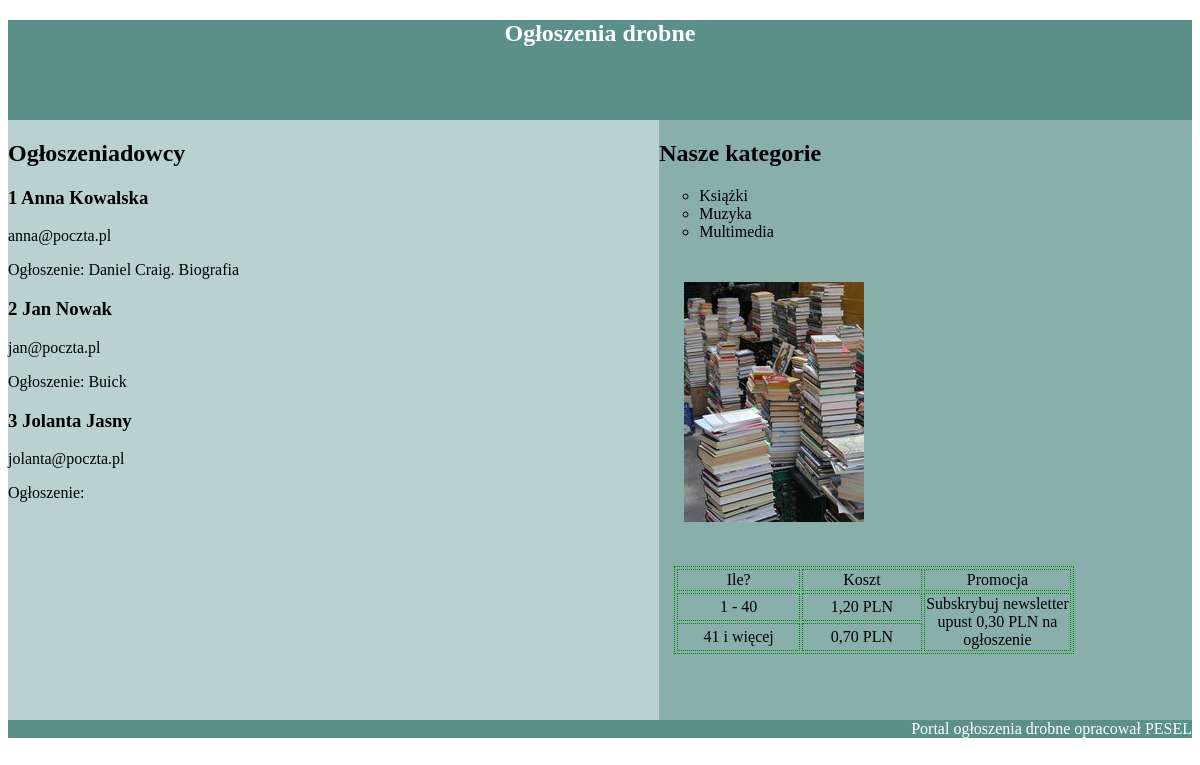
Page /E.14-02-18.01/portal.php on the committed database.
### tables this page shows
CREATE TABLE `uzytkownik` (
  `id` int(10) UNSIGNED NOT NULL,
  `imie` text,
  `nazwisko` text,
  `telefon` text,
  `email` text
);

CREATE TABLE `ogloszenie` (
  `id` int(10) UNSIGNED NOT NULL,
  `uzytkownik_id` int(10) UNSIGNED NOT NULL,
  `kategoria` int(10) UNSIGNED DEFAULT NULL,
  `podkategoria` int(10) UNSIGNED DEFAULT NULL,
  `tytul` text,
  `tresc` text
);

### E.14-02-18.01/portal.php (the view, shortened to what this page needs)
<!DOCTYPE html>
<html>
<head>
    <link rel="stylesheet" href="styl2.css">
</head>
<body>
    <header>
        <h2>
            Ogłoszenia drobne
        </h2>
    </header>
    <main>
        <section id="left">
            <h2>
                Ogłoszeniadowcy
            </h2>
            <?php
                $polaczenie = mysqli_connect('localhost', 'root', '', 'ogloszenia');
                $zapytanie1 = 'SELECT id, imie, nazwisko, email from uzytkownik WHERE id<4;';
                $wynik_zapytania1 = mysqli_query($polaczenie, $zapytanie1);
                while ($row = mysqli_fetch_row($wynik_zapytania1)){
                    $zapytanie2 = 'SELECT ogloszenie.tytul FROM ogloszenie WHERE ogloszenie.uzytkownik_id='.$row[0].';';
                    $wynik_zapytania2 = mysqli_query($polaczenie, $zapytanie2);
                    $row2 = mysqli_fetch_array($wynik_zapytania2);
                    echo '<h3>';
                    echo $row[0].' '.$row[1].' '.$row[2];
                    echo '</h3>';
                    echo '<p>';
                    echo $row[3];
                    echo '</p>';
                    echo '<p>';
                    echo 'Ogłoszenie: ';
                    echo $row2[0];
                    echo '</p>';
                }
            ?>
        </section>
        <section id="right">
            <h2>
                Nasze kategorie
            </h2>
            <ul>
                <li>
                    Książki
                </li>
                <li>
                    Muzyka
                </li>
                <li>
                    Multimedia
                </li>
            </ul>
            <img src="ksiazki.jpg" alt="uwolnij swoją książkę">
            <table>
                <tr>
                    <td>
                        Ile?
                    </td>
                    <td>
                        Koszt
                    </td>
                    <td>
                        Promocja
                    </td>
                </tr>
                <tr>
                    <td>
                        1 - 40
                    </td>
                    <td>
                        1,20 PLN
                    </td>
                    <td rowspan="2">
                        Subskrybuj newsletter upust 0,30 PLN na ogłoszenie
                    </td>
                </tr>
                <tr>
                    <td>
                        41 i więcej
                    </td>
                    <td>
                        0,70 PLN
                    </td>
                </tr>
            </table>
        </section>
    </main>
    <footer>
        Portal ogłoszenia drobne opracował PESEL
    </footer>
</body>
</html>

### E.14-02-18.01/styl2.css (style rules this page uses)
header { background-color: #5a9089; color: white; font-family: Verdana; text-align: center; height: 100px; }
main { display: flex; }
#left { background-color: #bad2cf; width:55%; height: 600px; }
#right { background-color: #88afaa; width: 45%; height: 600px; }
footer { background-color: #5a9089; color: white; text-align: right; }
table, td { border: 1px dotted green; width: 400px; margin: 15px; text-align: center; }
img { padding: 25px; }
ul { list-style-type: circle; }

### rows in the picture
uzytkownik: id "1", imie "Anna", nazwisko "Kowalska", email "anna@poczta.pl", ogloszenie.tytul "Daniel Craig. Biografia"
uzytkownik: id "2", imie "Jan", nazwisko "Nowak", email "jan@poczta.pl", ogloszenie.tytul "Buick"
uzytkownik: id "3", imie "Jolanta", nazwisko "Jasny", email "jolanta@poczta.pl"
